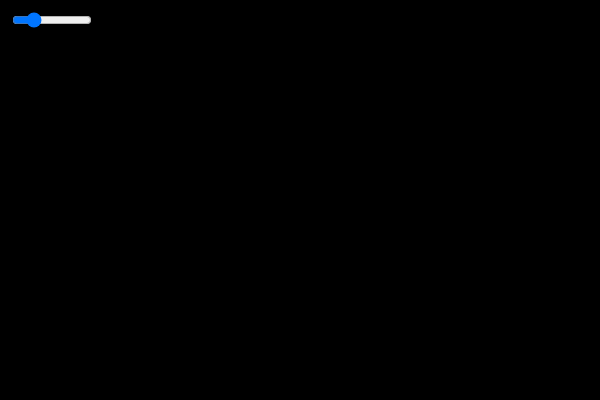
Frame 1 (no input)
Frame 60 (no input): identical to frame 1, image omitted
Frame 120 (the mouse pressed at the canvas centre since frame 60): identical to frame 1, image omitted

The p5.js sketch that drew this single still picture (run headless with seeded random() and noise() and a simulated clock; from frame 60 on, the mouse is pressed at the canvas centre):

// p5.js sketch
// ── sketch.js
let bubbles = [];

function setup() {
  createCanvas(600, 400);
  slider = createSlider(0, 360, 60, 40);
  slider.position(10, 10);
  slider.style('width', '80px');

}

function mousePressed() {
  let r = random(10, 50);
  let b = new Bubble(mouseX, mouseY, );
  bubbles.push(b);
}

function draw() {
  background(0);

  for (let bubble of bubbles) {
    bubble.move();
    bubble.show();
  }

  for (let i = 0; i < bubbles.length; i++) {
    //bubbles[i].move();
    bubbles[i].show();
  
}
}
class Bubble {
  constructor(x, y, r) {
    this.x = x;
    this.y = y;
    this.r = r;
  }

  move() {
//this.x = this.x + random(-5, 5);
   this.y = this.y + random(-5, 50);
 }

  show() {
    stroke(255);
    strokeWeight(4);
    noFill();
    rect(this.x, this.y,20,20);
  }
}
